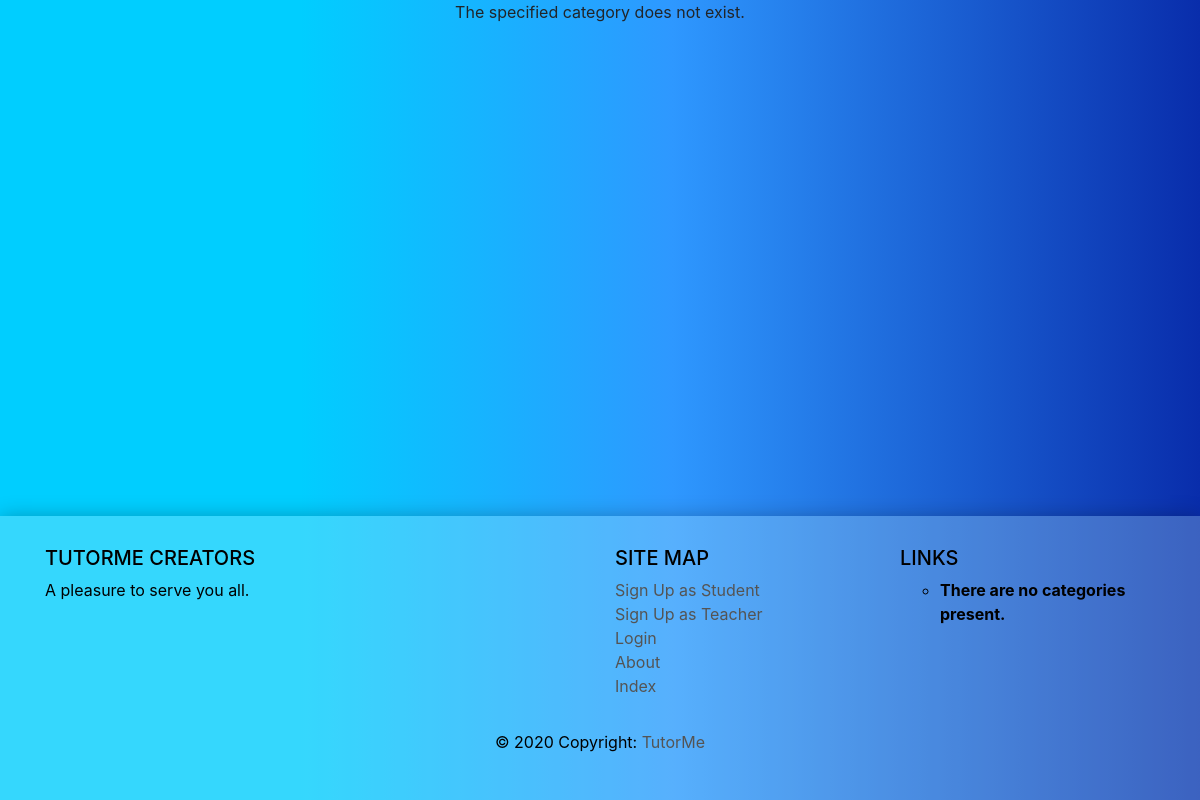
The page /tutorme/category/python/ on the database as committed earlier.
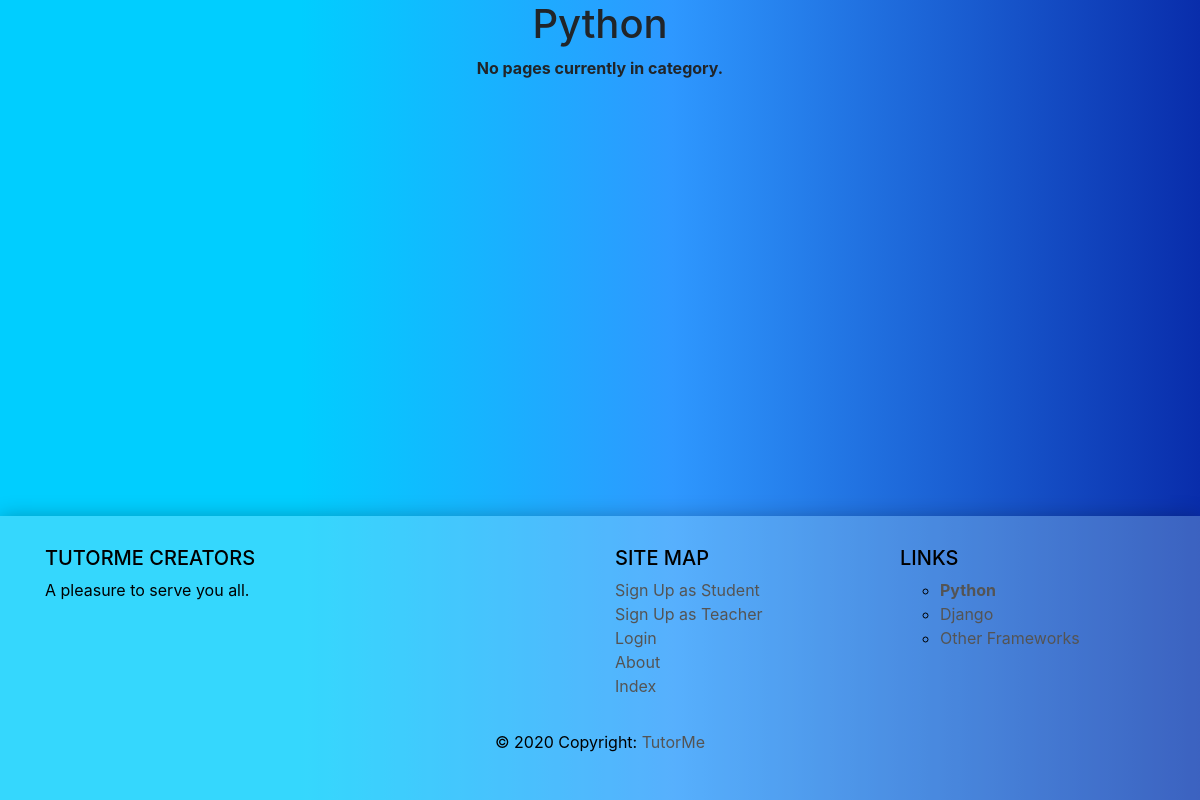
The same page on the database as committed later.
### tutorme/models.py (models this page shows, shortened)
class Category(models.Model):
    NAME_MAX_LENGTH = 128
    name = models.CharField(max_length=NAME_MAX_LENGTH, unique=True)
    views = models.IntegerField(default=0)
    likes = models.IntegerField(default=0)
    slug = models.SlugField(unique=True)
    class Meta:
        verbose_name_plural = 'Categories'

### tutorme/views.py (the view)
def show_category(request, category_name_slug):
    context_dict = {}
    try:
        category = Category.objects.get(slug=category_name_slug)
        context_dict['category'] = category
    except Category.DoesNotExist:
        context_dict['category'] = None
        context_dict['pages'] = None
    return render(request, 'tutorme/category.html', context=context_dict)

### tutorme/templatetags/tutorme_templates_tags.py (called while the page is built)
@register.inclusion_tag('tutorme/categories.html')
def get_category_list(current_category=None):
    return {'categories': Category.objects.all(), 'current_category': current_category}

### templates/tutorme/category.html (shortened to what this page needs)
{%extends 'tutorme/base.html'%}
{% load staticfiles %}
{% block body_block %}
    {% if category %}
        <h1>{{ category.name }}</h1>
        {% if pages %}
            <ul>
                {% for page in pages %}
                    <li><a href="{{ page.url }}">{{ page.title }}</a></li>
                {% endfor %}
            </ul>
        {% else %}
            <strong>No pages currently in category.</strong>
        {% endif %}
    {% else %}
        The specified category does not exist.
    {% endif %}
{% endblock %}

### templates/tutorme/base.html (shortened to what this page needs)
<!DOCTYPEhtml>
{% load staticfiles %}
{% load tutorme_templates_tags %}
<html>
    <head lang="en">
        <link rel="stylesheet" href="https://cdnjs.cloudflare.com/ajax/libs/font-awesome/4.7.0/css/font-awesome.min.css">
        <link rel="stylesheet" href="{% static 'css/base.css' %}">
        <link rel="stylesheet" href="https://stackpath.bootstrapcdn.com/bootstrap/4.3.1/css/bootstrap.min.css">
    </head>
    <body class="d-flex flex-column" style="min-height: 100vh">
        <main class="flex-fill">
            <center>
                {% block body_block %}
                {% endblock %}
            </center>
        </main>
        <footer class="footer">
            <div class="container-fluid text-center text-md-left">
                <div class="row">
                    <div class="col-md-6 mt-md-0 mt-3">
                        <h5 class="text-uppercase">TutorMe Creators</h5>
                        <p>A pleasure to serve you all.</p>
                    </div>
                    <div class="col-md-3 mb-md-0 mb-3">
                        <h5 class="text-uppercase">Site Map</h5>
                        <ul class="list-unstyled href-color">
                            {% if user.is_authenticated %}
                                <li><a href="{% url 'tutorme:add_category' %}">Add New Category</a></li>
                                <li><a href="{% url 'tutorme:restricted' %}">Restricted Page</a></li>
                                <li><a href="{% url 'tutorme:logout' %}">Logout</a></li>
                            {% else %}
                                <li><a href="{% url 'tutorme:register_student' %}">Sign Up as Student</a></li>
                                <li><a href="{% url 'tutorme:register_teacher' %}">Sign Up as Teacher</a></li>
                                <li><a href="{% url 'tutorme:login' %}">Login</a></li>
                            {% endif %}
                            <li><a href="{% url 'tutorme:about' %}">About</a></li>
                            <li><a href="{% url 'tutorme:index' %}">Index</a></li>
                        </ul>
                    </div>
                    <div class="col-md-3 mb-md-0 mb-3">
                        <h5 class="text-uppercase">Links</h5>
                        <ul class="list-unstyled href-color">
                            {% block sidebar_block %}
                                {% get_category_list category %}
                            {% endblock %}
                        </ul>
                    </div>
                </div>
            </div>
            <div class="footer-copyright text-center py-3 href-color">
                © 2020 Copyright:
                <a href="#"> TutorMe</a>
            </div>
        </footer>
    </body>
</html>

### templates/tutorme/categories.html
<ul>
{% if categories %}
    {% for c in categories %}
        {% if c == current_category %}
            <li>
            <strong>
                <a href="{% url 'tutorme:show_category' c.slug %}">{{ c.name }}</a>
            </strong>
            </li>
        {% else %}
        <li>
            <a href="{% url 'tutorme:show_category' c.slug %}">{{ c.name }}</a>
        </li>
        {% endif %}
    {% endfor %}
{% else %}
    <li><strong>There are no categories present.</strong></li>
{% endif %}
</ul>

### static/css/base.css (style rules this page uses)
body { background: rgb(0,206,255); background: linear-gradient(90deg, rgba(0,206,255,1) 25%, rgba(46,152,255,1) 56%, rgba(9,45,171,1) 100%); }
.footer { color: #000; background: #c3eff745; box-shadow: 0px 2px 20px rgba(0, 0, 0, 0.3); padding: 30px; bottom:0; }
.href-color a { color: #545454; }

Rows that differ between the two databases and show on the page:
added Category: name "Python"
added Category: name "Django"
added Category: name "Other Frameworks"
Other text that changed with them:
text no longer shown: "The specified category does not exist. There are no categories present."
text now shown: "No pages currently in category."
